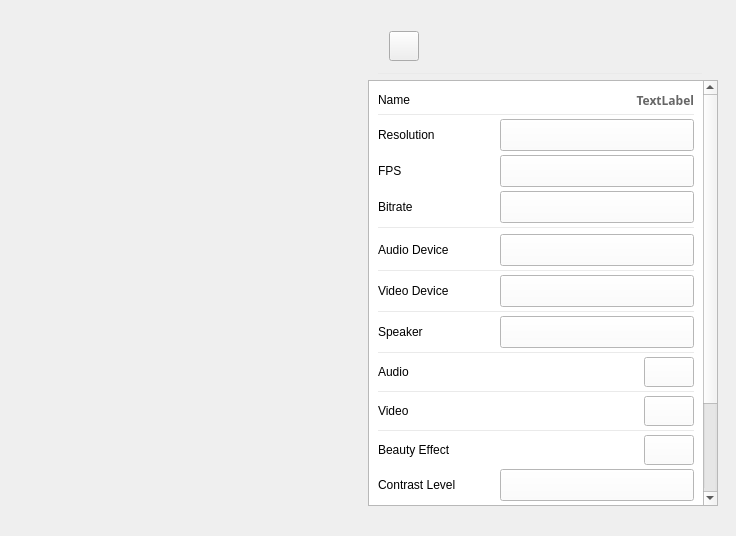
<?xml version="1.0" encoding="UTF-8"?>
<ui version="4.0">
 <class>roomsettings</class>
 <widget class="QMainWindow" name="roomsettings">
  <property name="geometry">
   <rect>
    <x>0</x>
    <y>0</y>
    <width>736</width>
    <height>536</height>
   </rect>
  </property>
  <property name="mouseTracking">
   <bool>true</bool>
  </property>
  <property name="windowTitle">
   <string>MainWindow</string>
  </property>
  <property name="styleSheet">
   <string notr="true"/>
  </property>
  <widget class="QWidget" name="centralwidget">
   <property name="styleSheet">
    <string notr="true">QWidget#centralwidget{
background-image:url(:/uiresource/pic-win03.png);
};</string>
   </property>
   <widget class="QPushButton" name="btnlastpage">
    <property name="geometry">
     <rect>
      <x>389</x>
      <y>31</y>
      <width>30</width>
      <height>30</height>
     </rect>
    </property>
    <property name="styleSheet">
     <string notr="true">QPushButton:!hover{
border-image: url(:/uiresource/icon-back.png);
background-image: url(:/uiresource/icon-back.png);
}

QPushButton:hover{
border-image: url(:/uiresource/icon-back hover.png);
background-image: url(:/uiresource/icon-back hover.png);
}

QPushButton:pressed{
border-image: url(:/uiresource/icon-back.png);
background-image: url(:/uiresource/icon-back.png);
}</string>
    </property>
    <property name="text">
     <string/>
    </property>
   </widget>
   <widget class="QScrollArea" name="scrollArea">
    <property name="geometry">
     <rect>
      <x>368</x>
      <y>80</y>
      <width>350</width>
      <height>426</height>
     </rect>
    </property>
    <property name="styleSheet">
     <string notr="true">QScrollArea{
	background-color: rgb(255, 255, 255);
    border:none;
};</string>
    </property>
    <property name="frameShadow">
     <enum>QFrame::Plain</enum>
    </property>
    <property name="horizontalScrollBarPolicy">
     <enum>Qt::ScrollBarAlwaysOff</enum>
    </property>
    <property name="widgetResizable">
     <bool>true</bool>
    </property>
    <property name="alignment">
     <set>Qt::AlignLeading|Qt::AlignLeft|Qt::AlignTop</set>
    </property>
    <widget class="QWidget" name="scrollAreaWidgetContents">
     <property name="geometry">
      <rect>
       <x>0</x>
       <y>0</y>
       <width>333</width>
       <height>594</height>
      </rect>
     </property>
     <property name="styleSheet">
      <string notr="true">background-color: rgb(255, 255, 255);</string>
     </property>
     <layout class="QVBoxLayout" name="verticalLayout">
      <property name="spacing">
       <number>4</number>
      </property>
      <item>
       <layout class="QHBoxLayout" name="horizontalLayoutName">
        <item>
         <widget class="QLabel" name="label_Name">
          <property name="styleSheet">
           <string notr="true">QLabel{
font-family: &quot;Arial&quot;; 
font-size: 14px; 
};</string>
          </property>
          <property name="text">
           <string>Name</string>
          </property>
         </widget>
        </item>
        <item>
         <spacer name="horizontalSpacer_2">
          <property name="orientation">
           <enum>Qt::Horizontal</enum>
          </property>
          <property name="sizeHint" stdset="0">
           <size>
            <width>20</width>
            <height>20</height>
           </size>
          </property>
         </spacer>
        </item>
        <item>
         <widget class="QLabel" name="lbName">
          <property name="font">
           <font>
            <family>幼圆</family>
            <weight>75</weight>
            <bold>true</bold>
           </font>
          </property>
          <property name="styleSheet">
           <string notr="true">QLabel{
	background-image: url(:/uiresource/white.png);
	color:#666666;
}</string>
          </property>
          <property name="text">
           <string>TextLabel</string>
          </property>
          <property name="alignment">
           <set>Qt::AlignRight|Qt::AlignTrailing|Qt::AlignVCenter</set>
          </property>
         </widget>
        </item>
       </layout>
      </item>
      <item>
       <widget class="Line" name="line_Name">
        <property name="minimumSize">
         <size>
          <width>0</width>
          <height>1</height>
         </size>
        </property>
        <property name="maximumSize">
         <size>
          <width>16777215</width>
          <height>1</height>
         </size>
        </property>
        <property name="styleSheet">
         <string notr="true">border-top: 1px solid rgb(234, 234, 234);</string>
        </property>
        <property name="frameShadow">
         <enum>QFrame::Plain</enum>
        </property>
        <property name="orientation">
         <enum>Qt::Horizontal</enum>
        </property>
       </widget>
      </item>
      <item>
       <layout class="QHBoxLayout" name="horizontalLayoutResolution">
        <item>
         <widget class="QLabel" name="label_3">
          <property name="styleSheet">
           <string notr="true">QLabel{
font-family: &quot;Arial&quot;; 
font-size: 14px; 
};</string>
          </property>
          <property name="text">
           <string>Resolution</string>
          </property>
         </widget>
        </item>
        <item>
         <spacer name="horizontalSpacer">
          <property name="orientation">
           <enum>Qt::Horizontal</enum>
          </property>
          <property name="sizeHint" stdset="0">
           <size>
            <width>20</width>
            <height>20</height>
           </size>
          </property>
         </spacer>
        </item>
        <item>
         <widget class="QComboBox" name="cbVideoProfile">
          <property name="minimumSize">
           <size>
            <width>194</width>
            <height>32</height>
           </size>
          </property>
          <property name="styleSheet">
           <string notr="true">QComboBox {
font-family: &quot;微软雅黑&quot;; 
font-size: 13px; 
padding: 3px 0x 3px 5px;
border-image: url(:/uiresource/box-01.png);
}

QComboBox:hover {
font-family: &quot;微软雅黑&quot;; 
font-size: 13px; 
padding: 3px 0x 3px 5px;
border-image: url(:/uiresource/box-02.png);
}

QComboBox:pressed {
font-family: &quot;微软雅黑&quot;; 
font-size: 13px; 
padding: 3px 0x 3px 5px;
border-image: url(:/uiresource/box-03.png);
}

QComboBox::drop-down {
subcontrol-origin: padding; 
subcontrol-position: top right; width: 30 px; 
border: 0px;
}

QComboBox::down-arrow::!on {
image: url(:/uiresource/dropdow-01.png);
}
QComboBox::down-arrow::hover {
image: url(:/uiresource/dropdown-02.png);
}
QComboBox::down-arrow::on {
image: url(:/uiresource/dropdown-03.png);
}

QListView {
font-family: &quot;微软雅黑&quot;; 
font-size: 13px; 
outline: 0px;
background-image: url(:/uiresource/list.png);
border-image: url(:/uiresource/list.png);
image: url(:/uiresource/list.png);
}

QListView::item {
padding: 3px 0x 3px 5px; 
border-width: 0px;
}

QListView::item:selected {
background-color: rgb(74, 144, 226);
}</string>
          </property>
         </widget>
        </item>
       </layout>
      </item>
      <item>
       <layout class="QHBoxLayout" name="horizontalLayoutFPS">
        <item>
         <widget class="QLabel" name="label_14">
          <property name="styleSheet">
           <string notr="true">QLabel{
font-family: &quot;Arial&quot;; 
font-size: 14px; 
};</string>
          </property>
          <property name="text">
           <string>FPS</string>
          </property>
         </widget>
        </item>
        <item>
         <spacer name="horizontalSpacer_13">
          <property name="orientation">
           <enum>Qt::Horizontal</enum>
          </property>
          <property name="sizeHint" stdset="0">
           <size>
            <width>20</width>
            <height>20</height>
           </size>
          </property>
         </spacer>
        </item>
        <item>
         <widget class="QComboBox" name="cbVideoFPS">
          <property name="minimumSize">
           <size>
            <width>194</width>
            <height>32</height>
           </size>
          </property>
          <property name="styleSheet">
           <string notr="true">QComboBox {
font-family: &quot;微软雅黑&quot;; 
font-size: 13px; 
padding: 3px 0x 3px 5px;
border-image: url(:/uiresource/box-01.png);
}

QComboBox:hover {
font-family: &quot;微软雅黑&quot;; 
font-size: 13px; 
padding: 3px 0x 3px 5px;
border-image: url(:/uiresource/box-02.png);
}

QComboBox:pressed {
font-family: &quot;微软雅黑&quot;; 
font-size: 13px; 
padding: 3px 0x 3px 5px;
border-image: url(:/uiresource/box-03.png);
}

QComboBox::drop-down {
subcontrol-origin: padding; 
subcontrol-position: top right; width: 30 px; 
border: 0px;
}

QComboBox::down-arrow::!on {
image: url(:/uiresource/dropdow-01.png);
}
QComboBox::down-arrow::hover {
image: url(:/uiresource/dropdown-02.png);
}
QComboBox::down-arrow::on {
image: url(:/uiresource/dropdown-03.png);
}

QListView {
font-family: &quot;微软雅黑&quot;; 
font-size: 13px; 
outline: 0px;
background-image: url(:/uiresource/list.png);
border-image: url(:/uiresource/list.png);
image: url(:/uiresource/list.png);
}

QListView::item {
padding: 3px 0x 3px 5px; 
border-width: 0px;
}

QListView::item:selected {
background-color: rgb(74, 144, 226);
}</string>
          </property>
         </widget>
        </item>
       </layout>
      </item>
      <item>
       <layout class="QHBoxLayout" name="horizontalLayoutBitrate">
        <item>
         <widget class="QLabel" name="label_11">
          <property name="styleSheet">
           <string notr="true">QLabel{
font-family: &quot;Arial&quot;; 
font-size: 14px; 
};</string>
          </property>
          <property name="text">
           <string>Bitrate</string>
          </property>
         </widget>
        </item>
        <item>
         <spacer name="horizontalSpacer_10">
          <property name="orientation">
           <enum>Qt::Horizontal</enum>
          </property>
          <property name="sizeHint" stdset="0">
           <size>
            <width>20</width>
            <height>20</height>
           </size>
          </property>
         </spacer>
        </item>
        <item>
         <widget class="QComboBox" name="cbVideoBitrate">
          <property name="minimumSize">
           <size>
            <width>194</width>
            <height>32</height>
           </size>
          </property>
          <property name="styleSheet">
           <string notr="true">QComboBox {
font-family: &quot;微软雅黑&quot;; 
font-size: 13px; 
padding: 3px 0x 3px 5px;
border-image: url(:/uiresource/box-01.png);
}

QComboBox:hover {
font-family: &quot;微软雅黑&quot;; 
font-size: 13px; 
padding: 3px 0x 3px 5px;
border-image: url(:/uiresource/box-02.png);
}

QComboBox:pressed {
font-family: &quot;微软雅黑&quot;; 
font-size: 13px; 
padding: 3px 0x 3px 5px;
border-image: url(:/uiresource/box-03.png);
}

QComboBox::drop-down {
subcontrol-origin: padding; 
subcontrol-position: top right; width: 30 px; 
border: 0px;
}

QComboBox::down-arrow::!on {
image: url(:/uiresource/dropdow-01.png);
}
QComboBox::down-arrow::hover {
image: url(:/uiresource/dropdown-02.png);
}
QComboBox::down-arrow::on {
image: url(:/uiresource/dropdown-03.png);
}

QListView {
font-family: &quot;微软雅黑&quot;; 
font-size: 13px; 
outline: 0px;
background-image: url(:/uiresource/list.png);
border-image: url(:/uiresource/list.png);
image: url(:/uiresource/list.png);
}

QListView::item {
padding: 3px 0x 3px 5px; 
border-width: 0px;
}

QListView::item:selected {
background-color: rgb(74, 144, 226);
}</string>
          </property>
         </widget>
        </item>
       </layout>
      </item>
      <item>
       <widget class="Line" name="line_resolution">
        <property name="styleSheet">
         <string notr="true">border-top: 1px solid rgb(234, 234, 234);</string>
        </property>
        <property name="frameShadow">
         <enum>QFrame::Plain</enum>
        </property>
        <property name="orientation">
         <enum>Qt::Horizontal</enum>
        </property>
       </widget>
      </item>
      <item>
       <layout class="QHBoxLayout" name="horizontalLayout_AudioDevice">
        <item>
         <widget class="QLabel" name="label_5">
          <property name="styleSheet">
           <string notr="true">QLabel{
font-family: &quot;Arial&quot;; 
font-size: 14px; 
};</string>
          </property>
          <property name="text">
           <string>Audio Device</string>
          </property>
         </widget>
        </item>
        <item>
         <spacer name="horizontalSpacer_4">
          <property name="orientation">
           <enum>Qt::Horizontal</enum>
          </property>
          <property name="sizeHint" stdset="0">
           <size>
            <width>20</width>
            <height>20</height>
           </size>
          </property>
         </spacer>
        </item>
        <item>
         <widget class="QComboBox" name="cbRecordDevices">
          <property name="minimumSize">
           <size>
            <width>194</width>
            <height>32</height>
           </size>
          </property>
          <property name="maximumSize">
           <size>
            <width>194</width>
            <height>32</height>
           </size>
          </property>
          <property name="styleSheet">
           <string notr="true">QComboBox {
font-family: &quot;微软雅黑&quot;; 
font-size: 13px; 
padding: 3px 0x 3px 5px;
border-image: url(:/uiresource/box-01.png);
}

QComboBox:hover {
font-family: &quot;微软雅黑&quot;; 
font-size: 13px; 
padding: 3px 0x 3px 5px;
border-image: url(:/uiresource/box-02.png);
}

QComboBox:pressed {
font-family: &quot;微软雅黑&quot;; 
font-size: 13px; 
padding: 3px 0x 3px 5px;
border-image: url(:/uiresource/box-03.png);
}

QComboBox::drop-down {
subcontrol-origin: padding; 
subcontrol-position: top right; width: 30 px; 
border: 0px;
}

QComboBox::down-arrow::!on {
image: url(:/uiresource/dropdow-01.png);
}
QComboBox::down-arrow::hover {
image: url(:/uiresource/dropdown-02.png);
}
QComboBox::down-arrow::on {
image: url(:/uiresource/dropdown-03.png);
}

QListView {
font-family: &quot;微软雅黑&quot;; 
font-size: 13px; 
outline: 0px;
background-image: url(:/uiresource/list.png);
border-image: url(:/uiresource/list.png);
image: url(:/uiresource/list.png);
}

QListView::item {
padding: 3px 0x 3px 5px; 
border-width: 0px;
}

QListView::item:selected {
background-color: rgb(74, 144, 226);
}</string>
          </property>
         </widget>
        </item>
       </layout>
      </item>
      <item>
       <widget class="Line" name="line_AudioDevice">
        <property name="minimumSize">
         <size>
          <width>0</width>
          <height>1</height>
         </size>
        </property>
        <property name="maximumSize">
         <size>
          <width>16777215</width>
          <height>1</height>
         </size>
        </property>
        <property name="styleSheet">
         <string notr="true">border-top: 1px solid rgb(234, 234, 234);</string>
        </property>
        <property name="frameShadow">
         <enum>QFrame::Plain</enum>
        </property>
        <property name="orientation">
         <enum>Qt::Horizontal</enum>
        </property>
       </widget>
      </item>
      <item>
       <layout class="QHBoxLayout" name="horizontalLayout_VideoDeice">
        <item>
         <widget class="QLabel" name="label_6">
          <property name="styleSheet">
           <string notr="true">QLabel{
font-family: &quot;Arial&quot;; 
font-size: 14px; 
};</string>
          </property>
          <property name="text">
           <string>Video Device</string>
          </property>
         </widget>
        </item>
        <item>
         <spacer name="horizontalSpacer_5">
          <property name="orientation">
           <enum>Qt::Horizontal</enum>
          </property>
          <property name="sizeHint" stdset="0">
           <size>
            <width>20</width>
            <height>20</height>
           </size>
          </property>
         </spacer>
        </item>
        <item>
         <widget class="QComboBox" name="cbVideoDevices">
          <property name="minimumSize">
           <size>
            <width>194</width>
            <height>32</height>
           </size>
          </property>
          <property name="styleSheet">
           <string notr="true">QComboBox {
font-family: &quot;微软雅黑&quot;; 
font-size: 13px; 
padding: 3px 0x 3px 5px;
border-image: url(:/uiresource/box-01.png);
}

QComboBox:hover {
font-family: &quot;微软雅黑&quot;; 
font-size: 13px; 
padding: 3px 0x 3px 5px;
border-image: url(:/uiresource/box-02.png);
}

QComboBox:pressed {
font-family: &quot;微软雅黑&quot;; 
font-size: 13px; 
padding: 3px 0x 3px 5px;
border-image: url(:/uiresource/box-03.png);
}

QComboBox::drop-down {
subcontrol-origin: padding; 
subcontrol-position: top right; width: 30 px; 
border: 0px;
}

QComboBox::down-arrow::!on {
image: url(:/uiresource/dropdow-01.png);
}
QComboBox::down-arrow::hover {
image: url(:/uiresource/dropdown-02.png);
}
QComboBox::down-arrow::on {
image: url(:/uiresource/dropdown-03.png);
}

QListView {
font-family: &quot;微软雅黑&quot;; 
font-size: 13px; 
outline: 0px;
background-image: url(:/uiresource/list.png);
border-image: url(:/uiresource/list.png);
image: url(:/uiresource/list.png);
}

QListView::item {
padding: 3px 0x 3px 5px; 
border-width: 0px;
}

QListView::item:selected {
background-color: rgb(74, 144, 226);
}</string>
          </property>
         </widget>
        </item>
       </layout>
      </item>
      <item>
       <widget class="Line" name="line_VideoDevice">
        <property name="minimumSize">
         <size>
          <width>0</width>
          <height>1</height>
         </size>
        </property>
        <property name="maximumSize">
         <size>
          <width>16777215</width>
          <height>1</height>
         </size>
        </property>
        <property name="styleSheet">
         <string notr="true">border-top: 1px solid rgb(234, 234, 234);</string>
        </property>
        <property name="frameShadow">
         <enum>QFrame::Plain</enum>
        </property>
        <property name="orientation">
         <enum>Qt::Horizontal</enum>
        </property>
       </widget>
      </item>
      <item>
       <layout class="QHBoxLayout" name="horizontalLayout_Speaker">
        <item>
         <widget class="QLabel" name="label_7">
          <property name="styleSheet">
           <string notr="true">QLabel{
font-family: &quot;Arial&quot;; 
font-size: 14px; 
};</string>
          </property>
          <property name="text">
           <string>Speaker</string>
          </property>
         </widget>
        </item>
        <item>
         <spacer name="horizontalSpacer_6">
          <property name="orientation">
           <enum>Qt::Horizontal</enum>
          </property>
          <property name="sizeHint" stdset="0">
           <size>
            <width>20</width>
            <height>20</height>
           </size>
          </property>
         </spacer>
        </item>
        <item>
         <widget class="QComboBox" name="cbPlayDevices">
          <property name="minimumSize">
           <size>
            <width>194</width>
            <height>32</height>
           </size>
          </property>
          <property name="maximumSize">
           <size>
            <width>194</width>
            <height>32</height>
           </size>
          </property>
          <property name="styleSheet">
           <string notr="true">QComboBox {
font-family: &quot;微软雅黑&quot;; 
font-size: 13px; 
padding: 3px 0x 3px 5px;
border-image: url(:/uiresource/box-01.png);
}

QComboBox:hover {
font-family: &quot;微软雅黑&quot;; 
font-size: 13px; 
padding: 3px 0x 3px 5px;
border-image: url(:/uiresource/box-02.png);
}

QComboBox:pressed {
font-family: &quot;微软雅黑&quot;; 
font-size: 13px; 
padding: 3px 0x 3px 5px;
border-image: url(:/uiresource/box-03.png);
}

QComboBox::drop-down {
subcontrol-origin: padding; 
subcontrol-position: top right; width: 30 px; 
border: 0px;
}

QComboBox::down-arrow::!on {
image: url(:/uiresource/dropdow-01.png);
}
QComboBox::down-arrow::hover {
image: url(:/uiresource/dropdown-02.png);
}
QComboBox::down-arrow::on {
image: url(:/uiresource/dropdown-03.png);
}

QListView {
font-family: &quot;微软雅黑&quot;; 
font-size: 13px; 
outline: 0px;
background-image: url(:/uiresource/list.png);
border-image: url(:/uiresource/list.png);
image: url(:/uiresource/list.png);
}

QListView::item {
padding: 3px 0x 3px 5px; 
border-width: 0px;
}

QListView::item:selected {
background-color: rgb(74, 144, 226);
}</string>
          </property>
         </widget>
        </item>
       </layout>
      </item>
      <item>
       <widget class="Line" name="line_Speaker">
        <property name="minimumSize">
         <size>
          <width>0</width>
          <height>1</height>
         </size>
        </property>
        <property name="maximumSize">
         <size>
          <width>16777215</width>
          <height>1</height>
         </size>
        </property>
        <property name="styleSheet">
         <string notr="true">border-top: 1px solid rgb(234, 234, 234);</string>
        </property>
        <property name="frameShadow">
         <enum>QFrame::Plain</enum>
        </property>
        <property name="orientation">
         <enum>Qt::Horizontal</enum>
        </property>
       </widget>
      </item>
      <item>
       <layout class="QHBoxLayout" name="horizontalLayout_Audio">
        <item>
         <widget class="QLabel" name="label_8">
          <property name="styleSheet">
           <string notr="true">QLabel{
font-family: &quot;Arial&quot;; 
font-size: 14px; 
};</string>
          </property>
          <property name="text">
           <string>Audio</string>
          </property>
         </widget>
        </item>
        <item>
         <spacer name="horizontalSpacer_7">
          <property name="orientation">
           <enum>Qt::Horizontal</enum>
          </property>
          <property name="sizeHint" stdset="0">
           <size>
            <width>20</width>
            <height>20</height>
           </size>
          </property>
         </spacer>
        </item>
        <item>
         <widget class="QPushButton" name="optAudio">
          <property name="minimumSize">
           <size>
            <width>50</width>
            <height>30</height>
           </size>
          </property>
          <property name="maximumSize">
           <size>
            <width>50</width>
            <height>30</height>
           </size>
          </property>
          <property name="styleSheet">
           <string notr="true">QPushButton:!hover {
border-image: url(:/uiresource/switch-off.png);
background-image: url(:/uiresource/switch-off.png);
}

QPushButton:hover {
border-image: url(:/uiresource/switch-off.png);
background-image: url(:/uiresource/switch-off.png);
}</string>
          </property>
          <property name="text">
           <string/>
          </property>
         </widget>
        </item>
       </layout>
      </item>
      <item>
       <widget class="Line" name="line_Audio">
        <property name="minimumSize">
         <size>
          <width>0</width>
          <height>1</height>
         </size>
        </property>
        <property name="maximumSize">
         <size>
          <width>16777215</width>
          <height>1</height>
         </size>
        </property>
        <property name="styleSheet">
         <string notr="true">border-top: 1px solid rgb(234, 234, 234);</string>
        </property>
        <property name="frameShadow">
         <enum>QFrame::Plain</enum>
        </property>
        <property name="orientation">
         <enum>Qt::Horizontal</enum>
        </property>
       </widget>
      </item>
      <item>
       <layout class="QHBoxLayout" name="horizontalLayout_Video">
        <item>
         <widget class="QLabel" name="label_9">
          <property name="styleSheet">
           <string notr="true">QLabel{
font-family: &quot;Arial&quot;; 
font-size: 14px; 
};</string>
          </property>
          <property name="text">
           <string>Video</string>
          </property>
         </widget>
        </item>
        <item>
         <spacer name="horizontalSpacer_8">
          <property name="orientation">
           <enum>Qt::Horizontal</enum>
          </property>
          <property name="sizeHint" stdset="0">
           <size>
            <width>20</width>
            <height>20</height>
           </size>
          </property>
         </spacer>
        </item>
        <item>
         <widget class="QPushButton" name="optVideo">
          <property name="minimumSize">
           <size>
            <width>50</width>
            <height>30</height>
           </size>
          </property>
          <property name="maximumSize">
           <size>
            <width>50</width>
            <height>30</height>
           </size>
          </property>
          <property name="styleSheet">
           <string notr="true">QPushButton:!hover {
border-image: url(:/uiresource/switch-off.png);
background-image: url(:/uiresource/switch-off.png);
}

QPushButton:hover {
border-image: url(:/uiresource/switch-off.png);
background-image: url(:/uiresource/switch-off.png);
}</string>
          </property>
          <property name="text">
           <string/>
          </property>
          <property name="checkable">
           <bool>false</bool>
          </property>
         </widget>
        </item>
       </layout>
      </item>
      <item>
       <widget class="Line" name="line_Video">
        <property name="minimumSize">
         <size>
          <width>0</width>
          <height>1</height>
         </size>
        </property>
        <property name="maximumSize">
         <size>
          <width>16777215</width>
          <height>1</height>
         </size>
        </property>
        <property name="styleSheet">
         <string notr="true">border-top: 1px solid rgb(234, 234, 234);</string>
        </property>
        <property name="frameShadow">
         <enum>QFrame::Plain</enum>
        </property>
        <property name="orientation">
         <enum>Qt::Horizontal</enum>
        </property>
       </widget>
      </item>
      <item>
       <layout class="QHBoxLayout" name="horizontalLayout_Beauty">
        <item>
         <widget class="QLabel" name="label_10">
          <property name="styleSheet">
           <string notr="true">QLabel{
font-family: &quot;Arial&quot;; 
font-size: 14px; 
};</string>
          </property>
          <property name="text">
           <string>Beauty Effect</string>
          </property>
         </widget>
        </item>
        <item>
         <spacer name="horizontalSpacer_9">
          <property name="orientation">
           <enum>Qt::Horizontal</enum>
          </property>
          <property name="sizeHint" stdset="0">
           <size>
            <width>20</width>
            <height>20</height>
           </size>
          </property>
         </spacer>
        </item>
        <item>
         <widget class="QPushButton" name="optVideo_Beauty">
          <property name="minimumSize">
           <size>
            <width>50</width>
            <height>30</height>
           </size>
          </property>
          <property name="maximumSize">
           <size>
            <width>50</width>
            <height>30</height>
           </size>
          </property>
          <property name="styleSheet">
           <string notr="true">QPushButton:!hover {
border-image: url(:/uiresource/switch-off.png);
background-image: url(:/uiresource/switch-off.png);
}

QPushButton:hover {
border-image: url(:/uiresource/switch-off.png);
background-image: url(:/uiresource/switch-off.png);
}</string>
          </property>
          <property name="text">
           <string/>
          </property>
          <property name="checkable">
           <bool>false</bool>
          </property>
         </widget>
        </item>
       </layout>
      </item>
      <item>
       <layout class="QHBoxLayout" name="horizontalLayoutResolution_2">
        <item>
         <widget class="QLabel" name="label_4">
          <property name="styleSheet">
           <string notr="true">QLabel{
font-family: &quot;Arial&quot;; 
font-size: 10px; 
};</string>
          </property>
          <property name="text">
           <string>Contrast Level</string>
          </property>
         </widget>
        </item>
        <item>
         <spacer name="horizontalSpacer_3">
          <property name="orientation">
           <enum>Qt::Horizontal</enum>
          </property>
          <property name="sizeHint" stdset="0">
           <size>
            <width>20</width>
            <height>20</height>
           </size>
          </property>
         </spacer>
        </item>
        <item>
         <widget class="QComboBox" name="cbContrastLevel">
          <property name="minimumSize">
           <size>
            <width>194</width>
            <height>32</height>
           </size>
          </property>
          <property name="maximumSize">
           <size>
            <width>194</width>
            <height>32</height>
           </size>
          </property>
          <property name="styleSheet">
           <string notr="true">QComboBox {
font-family: &quot;微软雅黑&quot;; 
font-size: 13px; 
padding: 3px 0x 3px 5px;
border-image: url(:/uiresource/box-01.png);
}

QComboBox:hover {
font-family: &quot;微软雅黑&quot;; 
font-size: 13px; 
padding: 3px 0x 3px 5px;
border-image: url(:/uiresource/box-02.png);
}

QComboBox:pressed {
font-family: &quot;微软雅黑&quot;; 
font-size: 13px; 
padding: 3px 0x 3px 5px;
border-image: url(:/uiresource/box-03.png);
}

QComboBox::drop-down {
subcontrol-origin: padding; 
subcontrol-position: top right; width: 30 px; 
border: 0px;
}

QComboBox::down-arrow::!on {
image: url(:/uiresource/dropdow-01.png);
}
QComboBox::down-arrow::hover {
image: url(:/uiresource/dropdown-02.png);
}
QComboBox::down-arrow::on {
image: url(:/uiresource/dropdown-03.png);
}

QListView {
font-family: &quot;微软雅黑&quot;; 
font-size: 13px; 
outline: 0px;
background-image: url(:/uiresource/list.png);
border-image: url(:/uiresource/list.png);
image: url(:/uiresource/list.png);
}

QListView::item {
padding: 3px 0x 3px 5px; 
border-width: 0px;
}

QListView::item:selected {
background-color: rgb(74, 144, 226);
}</string>
          </property>
         </widget>
        </item>
       </layout>
      </item>
      <item>
       <layout class="QVBoxLayout" name="verticalLayout_Lightening">
        <item>
         <widget class="QLabel" name="labelLightening">
          <property name="styleSheet">
           <string notr="true">QLabel{
font-family: &quot;Arial&quot;; 
font-size: 10px; 
};</string>
          </property>
          <property name="text">
           <string>Lightening(0.00)</string>
          </property>
         </widget>
        </item>
        <item>
         <widget class="QSlider" name="horizontalSliderLightening">
          <property name="styleSheet">
           <string notr="true">QSlider::groove:horizontal {                           
     border:1px;
     border-color: rgba(240,240,240,255);
     border-radius:3px;                  
     height: 6px;                                     
     margin: 0px 0;                                   
     left: 4px; right: 4px;
     background: rgba(240,240,240,255);                   
 }     
QSlider::handle:horizontal { 
  
	background-image: url(:/uiresource/slider.png);
    background-repeat: none; background-position: center;
    width: 20px;
    height: 20px;
    margin: -9px 0;
}
QSlider::sub-page:horizontal{   
     border:1px;
     border-color: #44A2FC;
    border-radius:3px;                    
    background:  #44A2FC;
};</string>
          </property>
          <property name="maximum">
           <number>100</number>
          </property>
          <property name="singleStep">
           <number>1</number>
          </property>
          <property name="pageStep">
           <number>10</number>
          </property>
          <property name="orientation">
           <enum>Qt::Horizontal</enum>
          </property>
         </widget>
        </item>
       </layout>
      </item>
      <item>
       <layout class="QVBoxLayout" name="verticalLayout_Smooth">
        <item>
         <widget class="QLabel" name="labelSmoothness">
          <property name="styleSheet">
           <string notr="true">QLabel{
font-family: &quot;Arial&quot;; 
font-size: 10px; 
};</string>
          </property>
          <property name="text">
           <string>Smoothness(0.00)</string>
          </property>
         </widget>
        </item>
        <item>
         <widget class="QSlider" name="horizontalSlider_Smoothness">
          <property name="styleSheet">
           <string notr="true">QSlider::groove:horizontal {                           
     border:1px;
     border-color: rgba(240,240,240,255);
     border-radius:3px;                  
     height: 6px;                                     
     margin: 0px 0;                                   
     left: 4px; right: 4px;
     background: rgba(240,240,240,255);                   
 }     
QSlider::handle:horizontal { 
  
	background-image: url(:/uiresource/slider.png);
    background-repeat: none; background-position: center;
    width: 20px;
    height: 20px;
    margin: -9px 0;
}
QSlider::sub-page:horizontal{   
     border:1px;
     border-color: #44A2FC;
    border-radius:3px;                    
    background:  #44A2FC;
};</string>
          </property>
          <property name="maximum">
           <number>100</number>
          </property>
          <property name="singleStep">
           <number>1</number>
          </property>
          <property name="pageStep">
           <number>10</number>
          </property>
          <property name="orientation">
           <enum>Qt::Horizontal</enum>
          </property>
         </widget>
        </item>
       </layout>
      </item>
      <item>
       <layout class="QVBoxLayout" name="verticalLayout_Redness">
        <item>
         <widget class="QLabel" name="labelRedness">
          <property name="styleSheet">
           <string notr="true">QLabel{
font-family: &quot;Arial&quot;; 
font-size: 10px; 
};</string>
          </property>
          <property name="text">
           <string>Redness(0.00)</string>
          </property>
         </widget>
        </item>
        <item>
         <widget class="QSlider" name="horizontalSlider_Redness">
          <property name="styleSheet">
           <string notr="true">QSlider::groove:horizontal {                           
     border:1px;
     border-color: rgba(240,240,240,255);
     border-radius:3px;                  
     height: 6px;                                     
     margin: 0px 0;                                   
     left: 4px; right: 4px;
     background: rgba(240,240,240,255);                   
 }     
QSlider::handle:horizontal { 
  
	background-image: url(:/uiresource/slider.png);
    background-repeat: none; background-position: center;
    width: 20px;
    height: 20px;
    margin: -9px 0;
}
QSlider::sub-page:horizontal{   
     border:1px;
     border-color: #44A2FC;
    border-radius:3px;                    
    background:  #44A2FC;
};</string>
          </property>
          <property name="maximum">
           <number>100</number>
          </property>
          <property name="singleStep">
           <number>1</number>
          </property>
          <property name="pageStep">
           <number>10</number>
          </property>
          <property name="orientation">
           <enum>Qt::Horizontal</enum>
          </property>
         </widget>
        </item>
       </layout>
      </item>
      <item>
       <widget class="Line" name="line_BeautyEnd">
        <property name="minimumSize">
         <size>
          <width>0</width>
          <height>1</height>
         </size>
        </property>
        <property name="maximumSize">
         <size>
          <width>16777215</width>
          <height>1</height>
         </size>
        </property>
        <property name="styleSheet">
         <string notr="true">border-top: 1px solid rgb(234, 234, 234);</string>
        </property>
        <property name="frameShadow">
         <enum>QFrame::Plain</enum>
        </property>
        <property name="orientation">
         <enum>Qt::Horizontal</enum>
        </property>
       </widget>
      </item>
     </layout>
    </widget>
   </widget>
   <widget class="Line" name="line">
    <property name="geometry">
     <rect>
      <x>378</x>
      <y>73</y>
      <width>324</width>
      <height>1</height>
     </rect>
    </property>
    <property name="styleSheet">
     <string notr="true">border-top: 1px solid rgb(234, 234, 234);</string>
    </property>
    <property name="frameShadow">
     <enum>QFrame::Plain</enum>
    </property>
    <property name="orientation">
     <enum>Qt::Horizontal</enum>
    </property>
   </widget>
  </widget>
 </widget>
 <resources/>
 <connections/>
</ui>
